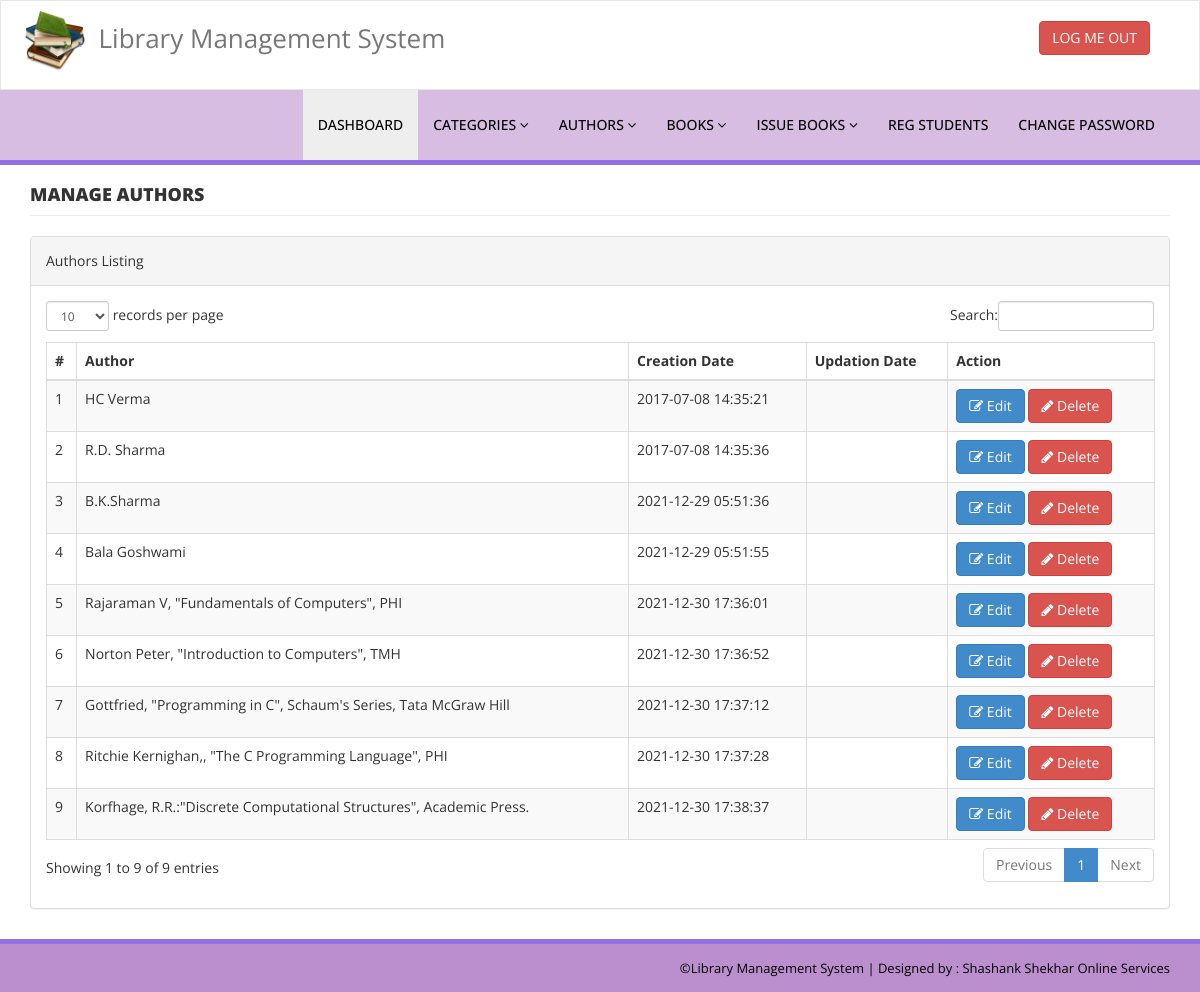
Screenshot of /admin/manage-authors.php (signed in) with the database file from the repository.
### tables this page shows
CREATE TABLE `tblauthors` (
  `id` int(11) NOT NULL,
  `AuthorName` varchar(159) DEFAULT NULL,
  `creationDate` timestamp NULL DEFAULT current_timestamp(),
  `UpdationDate` timestamp NULL DEFAULT NULL ON UPDATE current_timestamp()
);

### admin/manage-authors.php (the view, shortened to what this page needs)
<?php
include('includes/config.php');
if(strlen($_SESSION['alogin'])==0)
    {
header('location:index.php');
}
else{
    ?>
<!DOCTYPE html>
<html xmlns="http://www.w3.org/1999/xhtml">
<head>
    <link href="assets/css/bootstrap.css" rel="stylesheet" />
    <link href="assets/css/font-awesome.css" rel="stylesheet" />
    <link href="assets/js/dataTables/dataTables.bootstrap.css" rel="stylesheet" />
    <link href="assets/css/style.css" rel="stylesheet" />
</head>
<body>
<?php include('includes/header.php');?>
    <div class="content-wrapper">
         <div class="container">
        <div class="row pad-botm">
            <div class="col-md-12">
                <h4 class="header-line">Manage Authors</h4>
    </div>
     <div class="row">
</div>
        </div>
            <div class="row">
                <div class="col-md-12">
                    <div class="panel panel-default">
                        <div class="panel-heading">
                           Authors Listing
                        </div>
                        <div class="panel-body">
                            <div class="table-responsive">
                                <table class="table table-striped table-bordered table-hover" id="dataTables-example">
                                    <thead>
                                        <tr>
                                            <th>#</th>
                                            <th>Author</th>
                                            <th>Creation Date</th>
                                            <th>Updation Date</th>
                                            <th>Action</th>
                                        </tr>
                                    </thead>
                                    <tbody>
<?php $sql = "SELECT * from  tblauthors";
$query = $dbh -> prepare($sql);
$query->execute();
$results=$query->fetchAll(PDO::FETCH_OBJ);
$cnt=1;
if($query->rowCount() > 0)
{
foreach($results as $result)
{               ?>
                                        <tr class="odd gradeX">
                                            <td class="center"><?php echo htmlentities($cnt);?></td>
                                            <td class="center"><?php echo htmlentities($result->AuthorName);?></td>
                                            <td class="center"><?php echo htmlentities($result->creationDate);?></td>
                                            <td class="center"><?php echo htmlentities($result->UpdationDate);?></td>
                                            <td class="center">
                                            <a href="edit-author.php?athrid=<?php echo htmlentities($result->id);?>"><button class="btn btn-primary"><i class="fa fa-edit "></i> Edit</button>
                                          <a href="manage-authors.php?del=<?php echo htmlentities($result->id);?>" onclick="return confirm('Are you sure you want to delete?');"" >  <button class="btn btn-danger"><i class="fa fa-pencil"></i> Delete</button>
                                            </td>
                                        </tr>
 <?php $cnt=$cnt+1;}} ?>
                                    </tbody>
                                </table>
                            </div>
                        </div>
                    </div>
                </div>
            </div>
    </div>
    </div>
  <?php include('includes/footer.php');?>
</body>
</html>
<?php } ?>

### admin/assets/css/style.css (style rules this page uses)
.content-wrapper { margin-top:10px; height:100%; padding-bottom:10px; }
.header-line { font-weight:900; padding-bottom:10px; border-bottom:1px solid #eeeeee; text-transform:uppercase; }
.pad-botm { padding-bottom:10px; }

### rows the page displays
tblauthors: AuthorName "HC Verma", creationDate "2017-07-08 14:35:21"
tblauthors: AuthorName "R.D. Sharma", creationDate "2017-07-08 14:35:36"
tblauthors: AuthorName "B.K.Sharma", creationDate "2021-12-29 05:51:36"
tblauthors: AuthorName "Bala Goshwami", creationDate "2021-12-29 05:51:55"
tblauthors: AuthorName "Rajaraman V, \"Fundamentals of Computers\", PHI", creationDate "2021-12-30 17:36:01"
tblauthors: AuthorName "Norton Peter, \"Introduction to Computers\", TMH", creationDate "2021-12-30 17:36:52"
tblauthors: AuthorName "Gottfried, \"Programming in C\", Schaum's Series, Tata McGraw Hill", creationDate "2021-12-30 17:37:12"
tblauthors: AuthorName "Ritchie Kernighan,, \"The C Programming Language\", PHI", creationDate "2021-12-30 17:37:28"
tblauthors: AuthorName "Korfhage, R.R.:\"Discrete Computational Structures\", Academic Press.", creationDate "2021-12-30 17:38:37"
